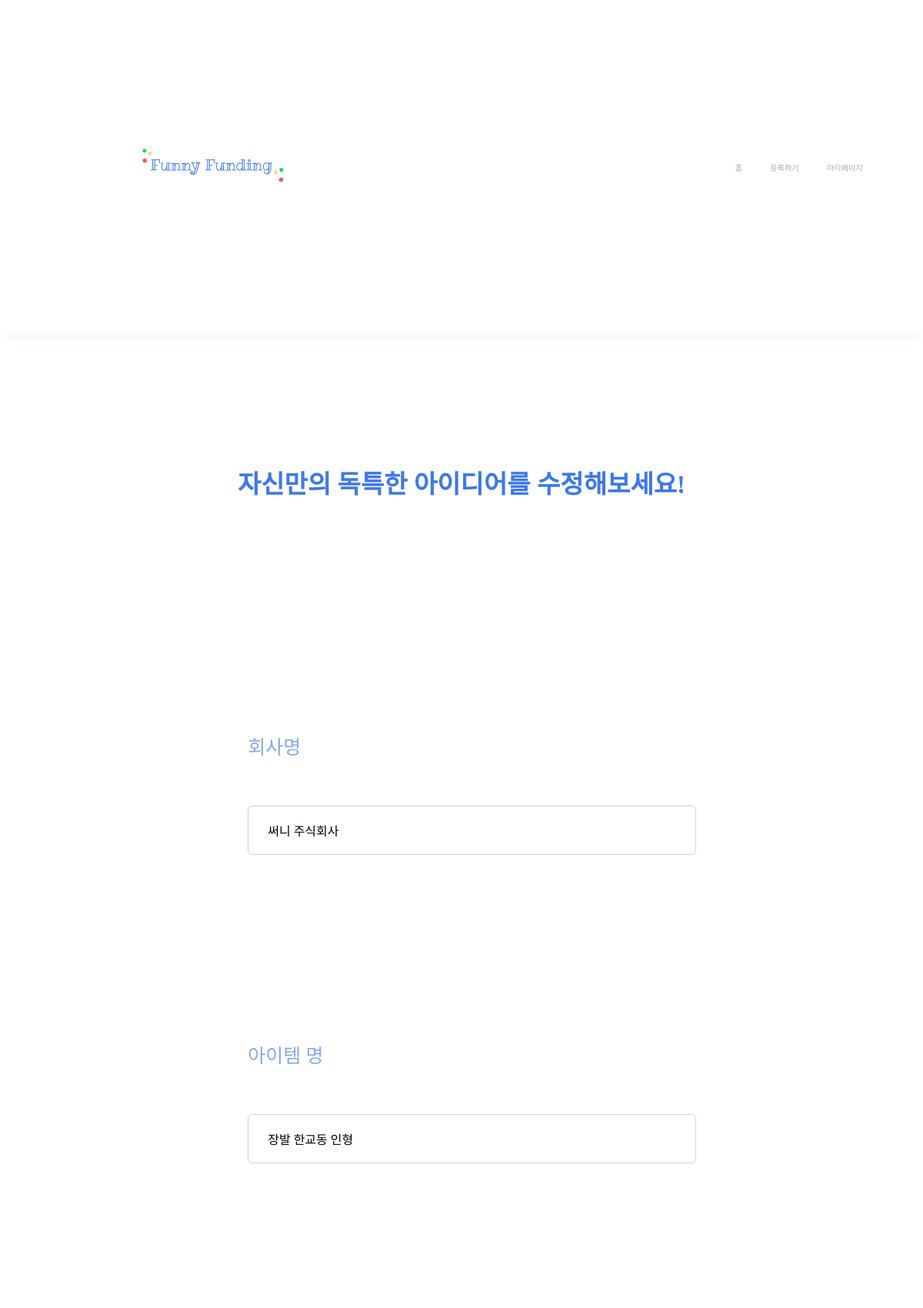
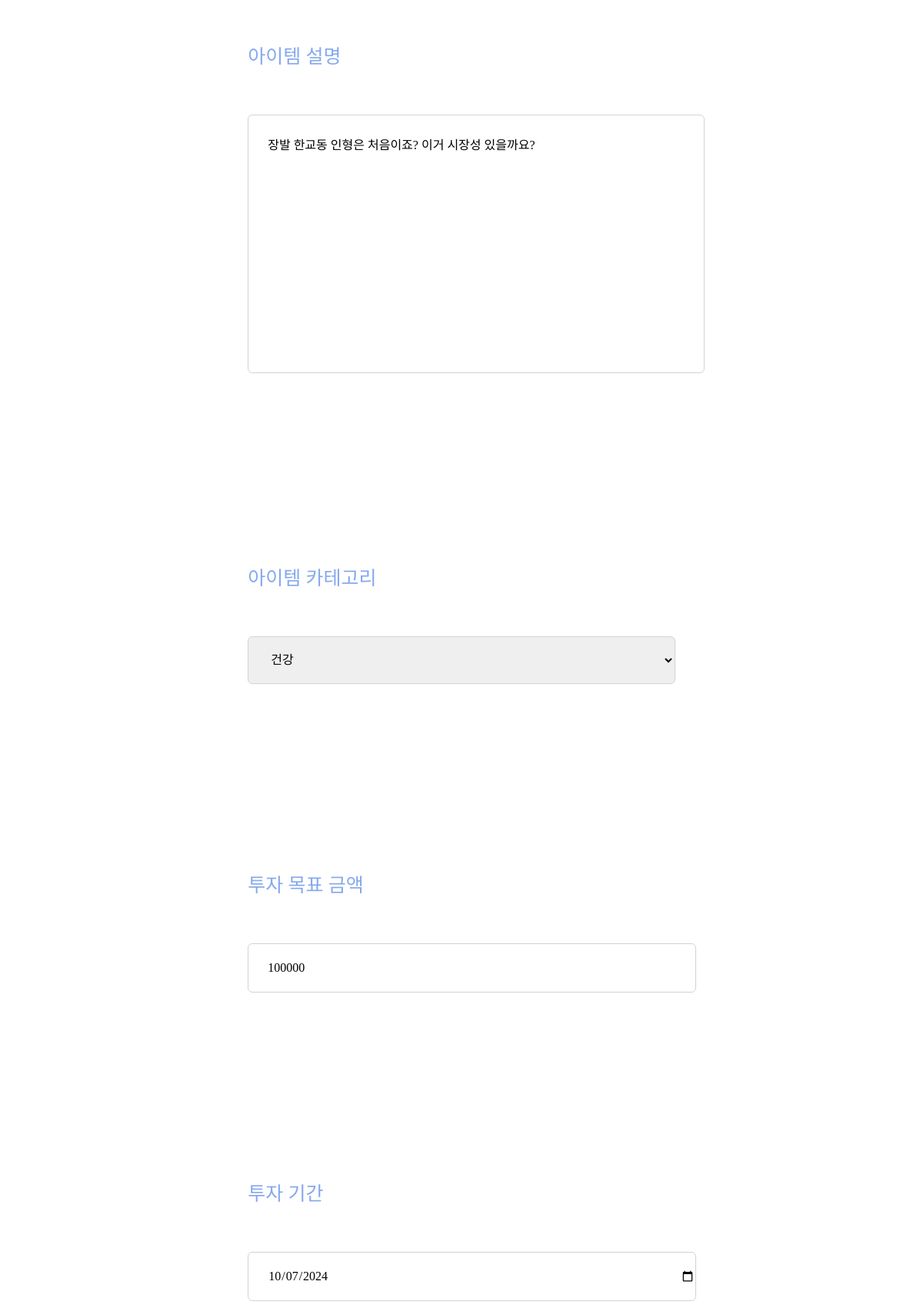
/funfun/update/8/ (upper part), run on the app's committed database (2 pictures, top to bottom).
### funfun/models.py (models this page shows, shortened)
class Item(models.Model):
    TYPE_CHOICES = [
        (0, 'IT'),
        (1, '건강'),
        (2, '음식'),
        (3, '엔터테인먼트'),
        (4, '사회'),
        (5, '디자인 및 패션'),
        (6, '농업'),
        (7, '기타'),
    ]
    user = models.ForeignKey(User, on_delete=models.CASCADE)
    name = models.CharField(max_length=20)
    type = models.PositiveSmallIntegerField(choices=TYPE_CHOICES, default=0)
    company = models.CharField(max_length=254, null=True, blank=True)
    description = models.TextField()
    price = models.IntegerField()
    current_price = models.IntegerField(default=0, blank=True)
    participant_num = models.IntegerField(default=0, blank=True)
    start_period = models.DateTimeField(auto_now_add=True)
    end_period = models.DateTimeField()
    created_at = models.DateTimeField(auto_now_add=True)
    updated_at = models.DateTimeField(auto_now=True)
    image = models.ImageField(upload_to='images/', default='')

### funfun/views.py (the view)
# urls.py: path('update/<int:pk>/', views.ItemUpdateView, name='item_update'),
def ItemUpdateView(request, pk):
    item = get_object_or_404(Item, pk=pk)
    form = ItemForm(request.POST or None, request.FILES or None, instance=item)
    if form.is_valid():
        form.save()
        return redirect('funfun:item_detail', pk=pk)
    context = {
        'form' : form,
        'item' : item
    }
    return render(request, 'funfun/item_update.html', context)

### funfun/forms.py
class ItemForm(forms.ModelForm):
    class Meta:
        model = Item
        fields = ['name', 'type', 'company', 'description', 'price', 'end_period', 'image']

### funfun/templates/funfun/item_update.html (shortened to what this page needs)
{% extends 'base.html' %}
{% load static %}
{% block css %}
    <link rel="stylesheet" href="{% static 'funfun/css/item_update.css' %}">
{% endblock %}
{% block content %}
    <div class="update-container">
        <h1 class="update-title">자신만의 독특한 아이디어를 수정해보세요!</h1>
        <form method="POST" enctype="multipart/form-data" action="">
            <div class="update-input-data">
                <div class="update-input">
                    <p class="update-subtitle">회사명</p>
                    <input type="text" name="company" class="update-input-text" placeholder="회사명을 입력하세요"
                           value="{{ item.company }}">
                </div>
                <div class="update-input">
                    <p class="update-subtitle">아이템 명</p>
                    <input type="text" name="name" class="update-input-text" placeholder="아이템 명을 입력하세요"
                           value="{{ item.name }}">
                </div>
                <div class="update-input">
                    <p class="update-subtitle">아이템 설명</p>
                    <textarea name="description" class="update-input-textarea"
                              placeholder="아이템 설명을 입력하세요">{{ item.description }}</textarea>
                </div>
                <div class="update-input">
                    <p class="update-subtitle">아이템 카테고리</p>
                    <select name="type" class="update-input-text">
                        {% for value, display in form.type.field.choices %}
                            <option value="{{ value }}"
                                    {% if form.type.value == value %}selected{% endif %}>{{ display }}</option>
                        {% endfor %}
                    </select>
                </div>
                <div class="update-input">
                    <p class="update-subtitle">투자 목표 금액</p>
                    <input type="text" name="price" class="update-input-text" placeholder="투자 목표 금액을 입력하세요"
                           value="{{ item.price }}">
                </div>
                <div class="update-input">
                    <p class="update-subtitle">투자 기간</p>
                    <input type="date" name="end_period" class="update-input-text" placeholder="투자 받을 기간을 입력하세요"
                           value="{{ item.end_period|date:'Y-m-d' }}">
                </div>
            </div>
        </form>
    </div>
{% endblock %}

### funfun/static/funfun/css/all.css (style rules this page uses)
* { margin: 0; padding: 0; text-decoration: none; list-style: none; font-family: 'Pretendard-Regular', serif; color: #000; }
:root { --main-color: #3F78E7; --main-light-color: #85A8ED; --input-gray: #D2D2D2; --text-gray: #A7A7A7; --light-gray: #F5F5F5; }
input { -webkit-transition: all 0.30s ease-in-out; -moz-transition: all 0.30s ease-in-out; -ms-transition: all 0.30s ease-in-out; -o-transition: all 0.30s ease-in-out; outline: none; }
body { margin: 0; padding: 0; user-select: none; }

### funfun/static/funfun/css/item_list.css (style rules this page uses)
body { margin: 0; padding: 0; }

### funfun/static/funfun/css/item_detail.css (style rules this page uses)
body { margin: 0; padding: 0; }

### funfun/static/funfun/css/item_update.css (style rules this page uses)
.update-container { width: 100%; position: fixed; top: 13.88vh; justify-content: center; align-items: center; overflow-y: auto; height: calc(100vh - 13.88vh); }
.update-title { text-align: center; color: #3F78E7; font-size: 33px; font-weight: 600; }
.update-input-data { margin-top: 6.9vh; display: flex; flex-direction: column; justify-content: center; align-items: center; flex-wrap: wrap; }
.update-input { height: 9.9vh; width: 46.3vw; flex-basis: 46%; }
.update-input:not(:first-child) { margin-top: 5.55vh; }
.update-subtitle { color: #85A8ED; font-size: 25px; text-align: left; }
.update-input-text { width: 100%; margin-top: 1.38vh; height: 62px; border-radius: 6px; border: 1px solid #D2D2D2; padding-left: 25px; font-size: 16px; }
.update-input-text::placeholder { color: #D2D2D2; }
.update-input-textarea { width: 97.5%; margin-top: 1.38vh; border-radius: 6px; border: 1px solid #D2D2D2; font-size: 16px; height: 284px; padding: 25px; resize: none; }
.update-input-textarea::placeholder { color: #D2D2D2; }

### data on the page
Item: company "써니 주식회사", name "장발 한교동 인형", description "장발 한교동 인형은 처음이죠? 이거 시장성 있을까요?", price "100000", end_period "10/07/2024"

### other printed values
form field type "건강"
